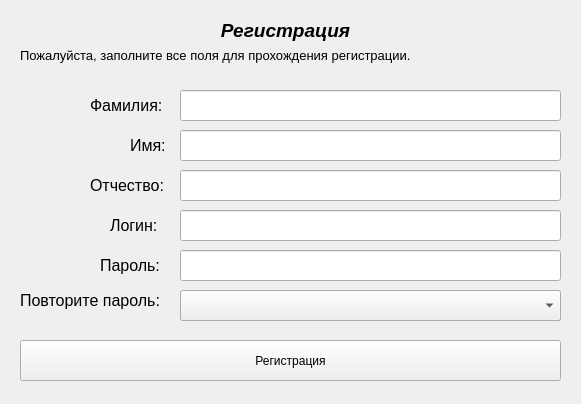
<?xml version="1.0" encoding="UTF-8"?>
<ui version="4.0">
 <class>Form</class>
 <widget class="QWidget" name="Form">
  <property name="geometry">
   <rect>
    <x>0</x>
    <y>0</y>
    <width>581</width>
    <height>404</height>
   </rect>
  </property>
  <property name="windowTitle">
   <string>Регистрация</string>
  </property>
  <widget class="QLabel" name="label">
   <property name="geometry">
    <rect>
     <x>170</x>
     <y>10</y>
     <width>231</width>
     <height>41</height>
    </rect>
   </property>
   <property name="text">
    <string>&lt;html&gt;&lt;head/&gt;&lt;body&gt;&lt;p align=&quot;center&quot;&gt;&lt;span style=&quot; font-size:14pt; font-weight:600; font-style:italic;&quot;&gt;Регистрация&lt;/span&gt;&lt;/p&gt;&lt;/body&gt;&lt;/html&gt;</string>
   </property>
  </widget>
  <widget class="QLabel" name="label_2">
   <property name="geometry">
    <rect>
     <x>20</x>
     <y>30</y>
     <width>461</width>
     <height>51</height>
    </rect>
   </property>
   <property name="text">
    <string>&lt;html&gt;&lt;head/&gt;&lt;body&gt;&lt;p&gt;&lt;span style=&quot; font-size:10pt;&quot;&gt;Пожалуйста, заполните все поля для прохождения регистрации.&lt;/span&gt;&lt;/p&gt;&lt;/body&gt;&lt;/html&gt;</string>
   </property>
   <property name="wordWrap">
    <bool>true</bool>
   </property>
  </widget>
  <widget class="QLabel" name="label_3">
   <property name="geometry">
    <rect>
     <x>90</x>
     <y>90</y>
     <width>71</width>
     <height>31</height>
    </rect>
   </property>
   <property name="text">
    <string>&lt;html&gt;&lt;head/&gt;&lt;body&gt;&lt;p&gt;&lt;span style=&quot; font-size:12pt;&quot;&gt;Фамилия:&lt;/span&gt;&lt;/p&gt;&lt;/body&gt;&lt;/html&gt;</string>
   </property>
   <property name="wordWrap">
    <bool>true</bool>
   </property>
  </widget>
  <widget class="QLabel" name="label_4">
   <property name="geometry">
    <rect>
     <x>130</x>
     <y>130</y>
     <width>51</width>
     <height>31</height>
    </rect>
   </property>
   <property name="text">
    <string>&lt;html&gt;&lt;head/&gt;&lt;body&gt;&lt;p&gt;&lt;span style=&quot; font-size:12pt;&quot;&gt;Имя:&lt;/span&gt;&lt;/p&gt;&lt;/body&gt;&lt;/html&gt;</string>
   </property>
   <property name="wordWrap">
    <bool>true</bool>
   </property>
  </widget>
  <widget class="QLabel" name="label_5">
   <property name="geometry">
    <rect>
     <x>90</x>
     <y>170</y>
     <width>81</width>
     <height>31</height>
    </rect>
   </property>
   <property name="text">
    <string>&lt;html&gt;&lt;head/&gt;&lt;body&gt;&lt;p&gt;&lt;span style=&quot; font-size:12pt;&quot;&gt;Отчество:&lt;/span&gt;&lt;/p&gt;&lt;/body&gt;&lt;/html&gt;</string>
   </property>
   <property name="wordWrap">
    <bool>true</bool>
   </property>
  </widget>
  <widget class="QLabel" name="label_login">
   <property name="geometry">
    <rect>
     <x>110</x>
     <y>210</y>
     <width>71</width>
     <height>31</height>
    </rect>
   </property>
   <property name="text">
    <string>&lt;html&gt;&lt;head/&gt;&lt;body&gt;&lt;p&gt;&lt;span style=&quot; font-size:12pt;&quot;&gt;Логин:&lt;/span&gt;&lt;/p&gt;&lt;/body&gt;&lt;/html&gt;</string>
   </property>
   <property name="wordWrap">
    <bool>true</bool>
   </property>
  </widget>
  <widget class="QLabel" name="label_pass_or_mail">
   <property name="geometry">
    <rect>
     <x>100</x>
     <y>250</y>
     <width>71</width>
     <height>31</height>
    </rect>
   </property>
   <property name="text">
    <string>&lt;html&gt;&lt;head/&gt;&lt;body&gt;&lt;p&gt;&lt;span style=&quot; font-size:12pt;&quot;&gt;Пароль:&lt;/span&gt;&lt;/p&gt;&lt;/body&gt;&lt;/html&gt;</string>
   </property>
   <property name="wordWrap">
    <bool>true</bool>
   </property>
  </widget>
  <widget class="QLabel" name="label_pass2_or_lev">
   <property name="geometry">
    <rect>
     <x>20</x>
     <y>280</y>
     <width>151</width>
     <height>41</height>
    </rect>
   </property>
   <property name="text">
    <string>&lt;html&gt;&lt;head/&gt;&lt;body&gt;&lt;p&gt;&lt;span style=&quot; font-size:12pt;&quot;&gt;Повторите пароль:&lt;/span&gt;&lt;/p&gt;&lt;/body&gt;&lt;/html&gt;</string>
   </property>
   <property name="wordWrap">
    <bool>true</bool>
   </property>
  </widget>
  <widget class="QPushButton" name="reg_pushButton">
   <property name="geometry">
    <rect>
     <x>20</x>
     <y>340</y>
     <width>541</width>
     <height>41</height>
    </rect>
   </property>
   <property name="text">
    <string>Регистрация</string>
   </property>
  </widget>
  <widget class="QLineEdit" name="passw2_line_reg">
   <property name="geometry">
    <rect>
     <x>180</x>
     <y>290</y>
     <width>381</width>
     <height>31</height>
    </rect>
   </property>
   <property name="echoMode">
    <enum>QLineEdit::Password</enum>
   </property>
  </widget>
  <widget class="QLineEdit" name="passw_or_mail_line_reg">
   <property name="geometry">
    <rect>
     <x>180</x>
     <y>250</y>
     <width>381</width>
     <height>31</height>
    </rect>
   </property>
   <property name="echoMode">
    <enum>QLineEdit::Password</enum>
   </property>
  </widget>
  <widget class="QLineEdit" name="login_line_reg">
   <property name="geometry">
    <rect>
     <x>180</x>
     <y>210</y>
     <width>381</width>
     <height>31</height>
    </rect>
   </property>
  </widget>
  <widget class="QLineEdit" name="patron_line">
   <property name="geometry">
    <rect>
     <x>180</x>
     <y>170</y>
     <width>381</width>
     <height>31</height>
    </rect>
   </property>
  </widget>
  <widget class="QLineEdit" name="firstname_line">
   <property name="geometry">
    <rect>
     <x>180</x>
     <y>130</y>
     <width>381</width>
     <height>31</height>
    </rect>
   </property>
  </widget>
  <widget class="QLineEdit" name="lastname_line">
   <property name="geometry">
    <rect>
     <x>180</x>
     <y>90</y>
     <width>381</width>
     <height>31</height>
    </rect>
   </property>
  </widget>
  <widget class="QComboBox" name="lev_acc_comboBox">
   <property name="geometry">
    <rect>
     <x>180</x>
     <y>290</y>
     <width>381</width>
     <height>31</height>
    </rect>
   </property>
  </widget>
 </widget>
 <resources/>
 <connections/>
</ui>
